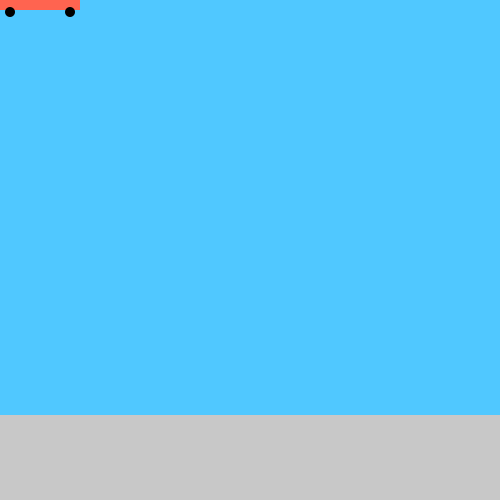
Frame 1 (no input)
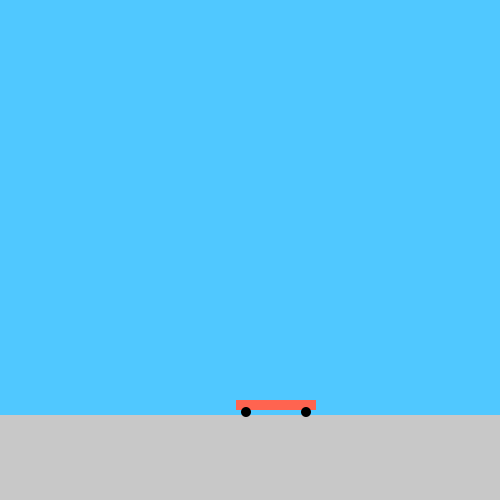
Frame 60 (the mouse pressed at the canvas centre just before this capture)
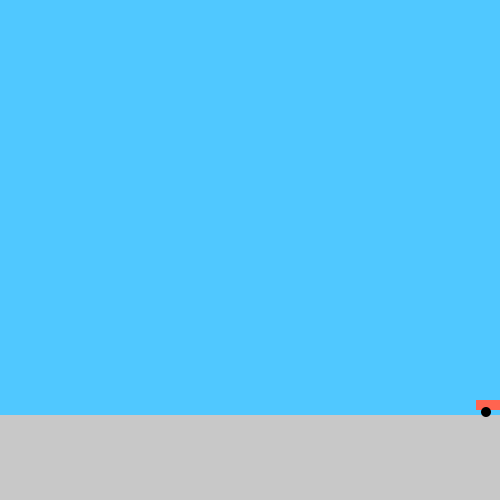
Frame 120 (the mouse held since frame 60 and released just before this capture)

The Processing sketch that drew these frames (run headless with seeded random() and noise(); from frame 60 on, the mouse is pressed at the canvas centre):

// Processing sketch: skateboard
// ── skateboard.pde
int x;
int y;
int snelheid;

void setup(){
  size(500,500);
 frameRate(60);
  x = 0;
  y = 0;
  
}

void draw(){
  background(80,200,255);
  noStroke();
  
  fill(200);
  rect(0,415,500,500);
  
  fill(255,100,80);
  rect(x, y, 80, 10);
  
  for(int a = 0; a < 2; a++){
    fill(0);
    ellipse(x + 10 + a * 60, y + 12, 10, 10);
  }
  
  snelheid = 4;
  
  x+= snelheid;
  y = 400;
  if(x > width){
    x=0;
  }
}
